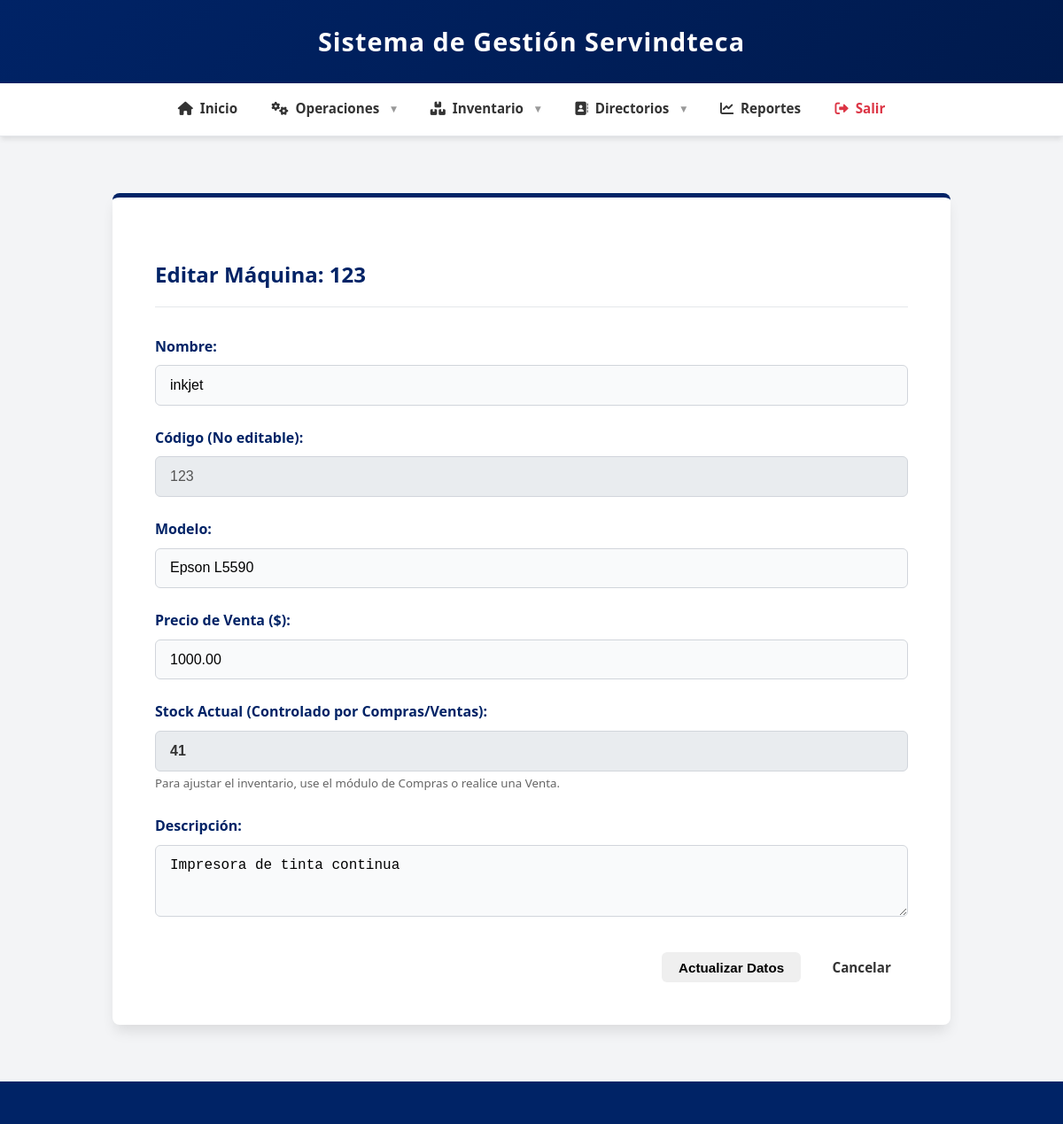
Screenshot of /maquinas/editar.php?codigo=123 (signed in) with the database file from the repository.
### tables this page shows
CREATE TABLE `maquinas` (
  `nombre` varchar(100) NOT NULL,
  `codigo` varchar(30) NOT NULL,
  `modelo` varchar(100) NOT NULL,
  `descripcion` varchar(255) NOT NULL,
  `stock` int NOT NULL,
  `precio_venta` decimal(11,2) NOT NULL DEFAULT '0.00'
);

### includes/functions.php (called while the page is built, shortened)
<?php
function limpiar($data) {
    $data = trim($data);
    $data = stripslashes($data);
    $data = htmlspecialchars($data);
    return $data;
}
?>

### maquinas/editar.php (the view, shortened to what this page needs)
<?php
require_once '../includes/database.php';
require_once __DIR__ . '/../includes/functions.php';
$codigo_actual = isset($_GET['codigo']) ? limpiar($_GET['codigo']) : '';
$sql = "SELECT * FROM maquinas WHERE codigo = ?";
$stmt = $conn->prepare($sql);
$stmt->bind_param("s", $codigo_actual);
$stmt->execute();
$maquina = $stmt->get_result()->fetch_assoc();
$codigo_original = $maquina['codigo'];
?>
<?php include '../includes/header.php'; ?>
<section class="form-container">
    <h2>Editar Máquina: <?= htmlspecialchars($codigo_original) ?></h2>
    <form method="POST">
        <div class="form-group">
            <label for="nombre">Nombre:</label>
            <input type="text" name="nombre" value="<?= htmlspecialchars($_POST['nombre'] ?? $maquina['nombre']) ?>" required>
        </div>
        <div class="form-group">
            <label>Código (No editable):</label>
            <input type="text" value="<?= htmlspecialchars($codigo_original) ?>" disabled style="background-color: #e9ecef; cursor: not-allowed;">
        </div>
        <div class="form-group">
            <label for="modelo">Modelo:</label>
            <input type="text" name="modelo" value="<?= htmlspecialchars($_POST['modelo'] ?? $maquina['modelo']) ?>" required>
        </div>
        <div class="form-group">
            <label for="precio_venta">Precio de Venta ($):</label>
            <input type="number" name="precio_venta" step="0.01" min="0.01" value="<?= htmlspecialchars($_POST['precio_venta'] ?? $maquina['precio_venta']) ?>" required>
        </div>
        <div class="form-group">
            <label>Stock Actual (Controlado por Compras/Ventas):</label>
            <input type="text" value="<?= htmlspecialchars($maquina['stock']) ?>" disabled style="background-color: #e9ecef; font-weight: bold; color: #333;">
            <small style="color: #666;">Para ajustar el inventario, use el módulo de Compras o realice una Venta.</small>
        </div>
        <div class="form-group">
            <label for="descripcion">Descripción:</label>
            <textarea name="descripcion" rows="3" required><?= htmlspecialchars($_POST['descripcion'] ?? $maquina['descripcion']) ?></textarea>
        </div>
        <div class="form-actions">
            <button type="submit" class="btn">Actualizar Datos</button>
            <a href="index.php" class="btn secondary">Cancelar</a>
        </div>
    </form>
</section>
<?php include '../includes/footer.php'; ?>

### css/styles.css (style rules this page uses)
:root { --azul-rey: #002366; --azul-oscuro: #001a4d; --azul-claro: #e6f2ff; --naranja: #FF8C00; --blanco: #ffffff; --gris: #f3f4f6; --texto: #333333; --success: #22c55e; --danger: #dc3545; --warning: #f59e0b; --radio: 8px; --sombra-suave: 0 4px 6px -1px rgba(0,0,0,0.1); --sombra-fuerte: 0 10px 15px -3px rgba(0, 0, 0, 0.1); }
body { font-family: 'Segoe UI', Tahoma, Geneva, Verdana, sans-serif; margin: 0; padding: 0; background-color: var(--gris); color: var(--texto); line-height: 1.6; display: flex; flex-direction: column; min-height: 100vh; }
a { text-decoration: none; color: inherit; }
.btn, .btn-new, .btn-edit, .btn-eliminar, .btn-primary, .btn-secondary, .btn-danger, .btn-logout, .btn-login { display: inline-flex; align-items: center; justify-content: center; gap: 0.5rem; padding: 0.6rem 1.2rem; border-radius: 6px; font-weight: 600; cursor: pointer; transition: all 0.2s ease; border: none; text-decoration: none; font-size: 0.95rem; line-height: 1; }
.form-container { background-color: var(--blanco); max-width: 850px; margin: 2rem auto; padding: 3rem; border-radius: var(--radio); box-shadow: var(--sombra-fuerte); border-top: 5px solid var(--azul-rey); }
.form-container h2 { color: var(--azul-rey); margin-bottom: 2rem; border-bottom: 1px solid #e5e7eb; padding-bottom: 1rem; }
.form-group { margin-bottom: 1.5rem; }
.form-group label { display: block; margin-bottom: 0.5rem; color: var(--azul-rey); font-weight: 600; }
.form-group input, .form-group select, .form-group textarea { width: 100%; padding: 0.8rem 1rem; border: 1px solid #d1d5db; border-radius: 6px; font-size: 1rem; background-color: #f9fafb; box-sizing: border-box; }
.form-actions { display: flex; justify-content: flex-end; gap: 1rem; margin-top: 2rem; }

### rows the page displays
maquinas: codigo "123", nombre "inkjet", modelo "Epson L5590", precio_venta "1000.00", stock "41", descripcion "Impresora de tinta continua"
